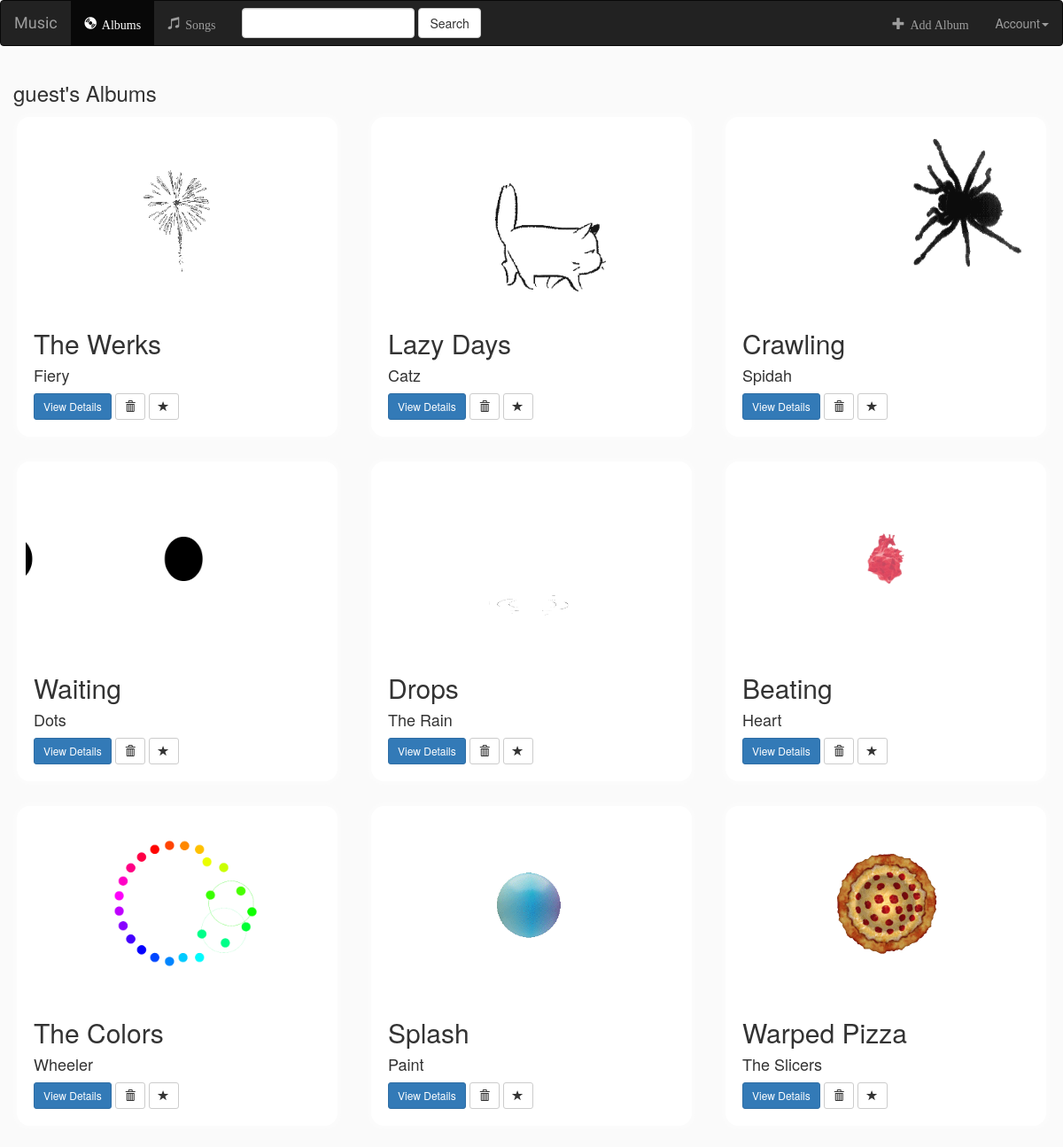
The app's page /myapp/ (signed in) with its own data.
### myapp/models.py (models this page shows, shortened)
class Album(models.Model):
    user = models.ForeignKey(User, default=1)
    artist = models.CharField(max_length=250)
    title = models.CharField(max_length=250)
    genre = models.CharField(max_length=250)
    logo = models.FileField()

### myapp/views.py (the view)
def index(request):
    if not request.user.is_authenticated():
        return render(request, 'myapp/login.html')
    else:
        print request.user
        albums = Album.objects.filter(user=request.user)
        query = request.GET.get("q")
        if query:
            albums = albums.filter(
                Q(album_title__icontains=query) |
                Q(artist__icontains=query)
            ).distinct()
            return render(request, 'myapp/index.html', {
                'all_albums': albums,
                'songs': song_results,
            })
        else:
            return render(request, 'myapp/index.html', {'all_albums': albums})

### myapp/templates/myapp/index.html (shortened to what this page needs)
{% extends 'myapp/base.html' %}
{% block albums_active %}active{% endblock %}
{% block body %}
<div class="albums-container container-fluid">
    <div class="row">
        <div class="col-sm-12">
            <h3>{{ user.username }}'s Albums</h3>
        </div>
        {% if all_albums %}
            {% for album in all_albums %}
                <div class="col-sm-6 col-lg-4">
                    <div class="thumbnail" id="albumPanels">
                        <a href="{% url 'myapp:detail' album.id %}">
                            <img src="{{ album.logo.url }}" class="img-responsive" id="albumLogo">
                        </a>
                        <div class="caption">
                            <h2>{{ album.title }}</h2>
                            <h4>{{ album.artist }}</h4>
                            <a href="{% url 'myapp:detail' album.id %}" class="btn btn-primary btn-sm" role="button">View Details</a>
                            <form action="{% url 'myapp:album-delete' album.id %}" method="post" style="display: inline;" onclick="return confirm('Are you sure you want to delete this album?')">
                                <button type="submit" class="btn btn-default btn-sm">
                                    <span class="glyphicon glyphicon-trash"></span>
                                </button>
                            </form>
                            <a href="#" class="btn btn-default btn-sm btn-favorite" role="button" onclick="alert('Favoriting has not been added yet!')">
                                <span class="glyphicon glyphicon-star"></span>
                            </a>
                        </div>
                    </div>
                </div>
            {% endfor %}
        {% endif %}
    </div>
</div>
{% endblock %}

### myapp/templates/myapp/base.html (shortened to what this page needs)
<!DOCTYPE html>
<html lang-"en">
<head>
  {% load staticfiles %}
  <link rel="stylesheet" href="https://maxcdn.bootstrapcdn.com/bootstrap/3.3.7/css/bootstrap.min.css">
  <link rel="stylesheet" type="text/css" href="/static/myapp/style.css"/>
</head>
<body>
<nav class="navbar navbar-inverse">
  <div class="container-fliuid">
    <div class="navbar-header">
      <a class="navbar-brand" href="{% url 'myapp:index' %}">Music</a>
    </div>
    <div class="collapse navbar-collapse" id="topNavBar">
      <ul class="nav navbar-nav">
        <li class = "{% block albums_active %}{% endblock %}">
          <a href = "{% url 'myapp:index' %}">
            <span class="glyphicon glyphicon-cd" aria-hidden="true">&thinsp;&thinsp;Albums</span>
          </a>
        </li>
        <li class = "{% block songs_active %}{% endblock %}">
          <a href = "{% url 'myapp:songs' 'all' %}">
            <span class="glyphicon glyphicon-music" aria-hidden="true">&thinsp;&thinsp;Songs</span>
          </a>
        </li>
        <form class="navbar-form navbar-left" role="search" method="get" action="#">
          <div class="form-group">
            <input type="text" class="form-control" name="q" value="" />
          </div>
          <button type="submit" class="btn btn-default">Search</button>
        </form>
      </ul>
      <ul class = "nav navbar-nav navbar-right">
        <li class="">
          <a href="{% url 'myapp:album-add' %}">
            <span class="glyphicon glyphicon-plus" aria-hidden="true">&thinsp;&thinsp;Add&thinsp;Album</span>
          </a>
        </li>
        <li class="dropdown">
          <a href="#" class="dropdown-toggle" data-toggle="dropdown">Account<span class="caret"></span>
          </a>
        </li>
      </ul>
    </div>
  </div>
</nav>
{% block body %}
{% endblock %}
</body>
</html>

### myapp/static/myapp/style.css (style rules this page uses)
body { background-color: #FAFAFA; }
.navbar-brand { font-family:"Satisfy", cursive; }
#albumLogo { min-height:200px; max-height:200px; max-width:100%; }
#albumPanels { border-radius:5%; border:4px solid #FBFBFB; padding:10px; }

### records on screen
Album: logo (picture), title "The Werks", artist "Fiery"
Album: logo (picture), title "Lazy Days", artist "Catz"
Album: logo (picture), title "Crawling", artist "Spidah"
Album: logo (picture), title "Waiting", artist "Dots"
Album: logo (picture), title "Drops", artist "The Rain"
Album: logo (picture), title "Beating", artist "Heart"
Album: logo (picture), title "The Colors", artist "Wheeler"
Album: logo (picture), title "Splash", artist "Paint"
Album: logo (picture), title "Warped Pizza", artist "The Slicers"

### other values on screen
{{ user.username }} "guest"
